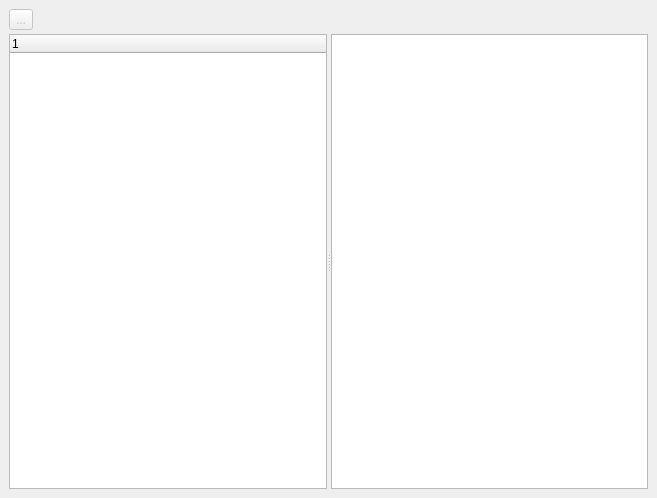
<ui version="4.0" >
 <author></author>
 <comment></comment>
 <exportmacro></exportmacro>
 <class>Inspector</class>
 <widget class="QWidget" name="Inspector" >
  <property name="geometry" >
   <rect>
    <x>0</x>
    <y>0</y>
    <width>657</width>
    <height>498</height>
   </rect>
  </property>
  <property name="windowTitle" >
   <string>Inspector</string>
  </property>
  <layout class="QVBoxLayout" >
   <property name="margin" >
    <number>9</number>
   </property>
   <property name="spacing" >
    <number>4</number>
   </property>
   <item>
    <widget class="QToolButton" name="buttonBack" >
     <property name="enabled" >
      <bool>false</bool>
     </property>
     <property name="toolTip" >
      <string/>
     </property>
     <property name="text" >
      <string>...</string>
     </property>
     <property name="icon" >
      <iconset resource="../datamodel/icons.qrc" >:/icons/icons/undo.png</iconset>
     </property>
     <property name="shortcut" >
      <string>Backspace</string>
     </property>
    </widget>
   </item>
   <item>
    <widget class="QSplitter" name="splitter" >
     <property name="orientation" >
      <enum>Qt::Horizontal</enum>
     </property>
     <widget class="QTreeWidget" name="treeWidget" />
     <widget class="QTableWidget" name="tableWidget" >
      <property name="alternatingRowColors" >
       <bool>true</bool>
      </property>
     </widget>
    </widget>
   </item>
  </layout>
 </widget>
 <pixmapfunction></pixmapfunction>
 <resources>
  <include location="../datamodel/icons.qrc" />
 </resources>
 <connections/>
</ui>
